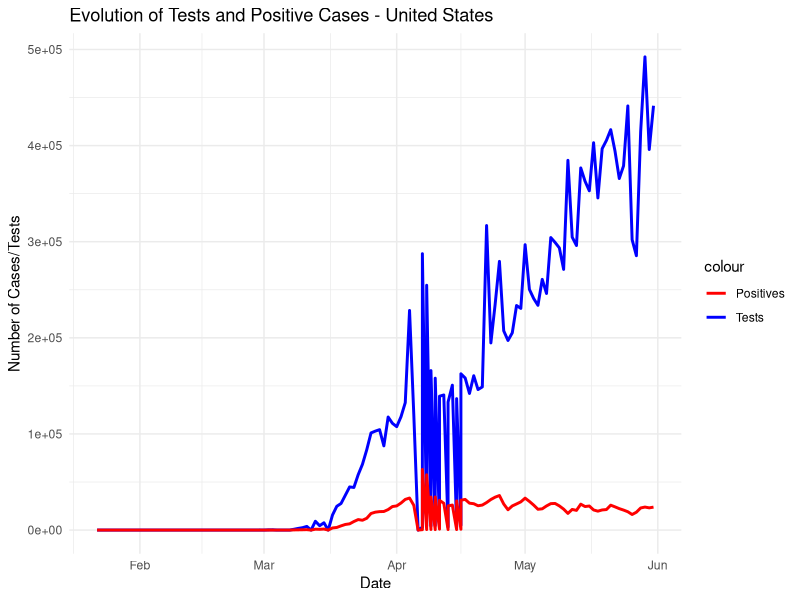
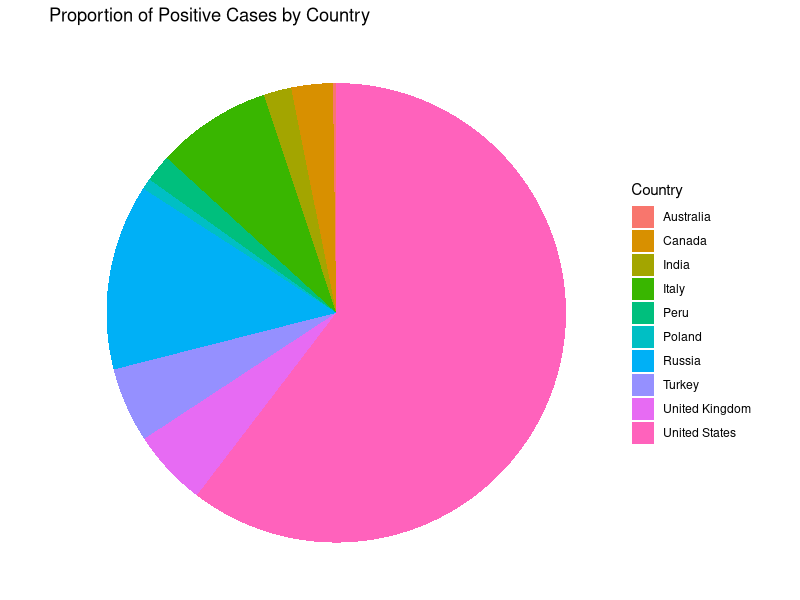
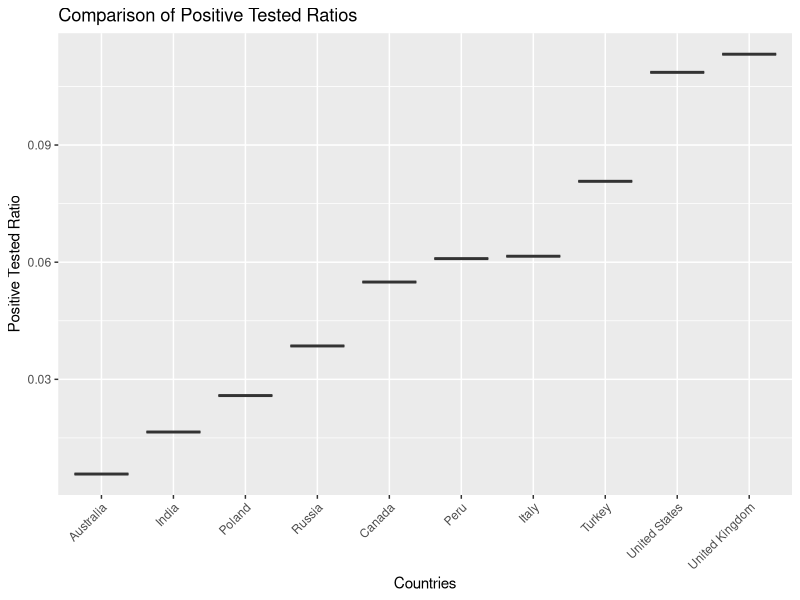

The R source for these figures, in order: (Note: this script raises an error after producing the figures.)
## ---- chunk 1
library(readr)
library(tibble)

setwd("/home/student24/Desktop/Data_Science/Covid_19")
cov_19<-read.csv("covid19.csv")
## ---- chunk 2
# Dimension of the dataframe
dim(cov_19)
## ---- chunk 3
# Determine the column names of the cov_19 dataframe
vector_cols <- colnames(cov_19)

# Display the content of the vector_cols variable
print(vector_cols)

# Check the structure of the vector_cols variable
str(vector_cols)

## ---- chunk 4
# Display the first few rows of the cov_19

head(cov_19)
## ---- chunk 5
# Summary of the dataset
glimpse(cov_19)
## ---- chunk 6
# Filter the rows where Province_State is "All States" and remove the Province_State column
cov_19_all_states <- cov_19[cov_19$Province_State == "All States", ]

# Remove the Province_State column
cov_19_all_states <- cov_19_all_states[, !names(cov_19_all_states) %in% "Province_State"]

# Display the filtered dataset
head(cov_19_all_states)

## ---- chunk 7
# Select the columns related to daily measures
cov_19_all_states_daily <- cov_19_all_states[, c("Date", "Country_Region", "active", "hospitalizedCurr", "daily_tested", "daily_positive")]

# Display the first few rows of the new dataframe
head(cov_19_all_states_daily)

## ---- chunk 8
# Load the dplyr package
library(dplyr)

# Summarize the data by grouping by Country_Region and computing the sum
cov_19_all_states_daily_sum <- cov_19_all_states_daily %>%
  group_by(Country_Region) %>%
  summarize(
    tested = sum(daily_tested, na.rm = TRUE),
    positive = sum(daily_positive, na.rm = TRUE),
    active = sum(active, na.rm = TRUE),
    hospitalized = sum(hospitalizedCurr, na.rm = TRUE)
  ) %>%
  arrange(desc(tested))  # Arrange by the number of tests in descending order

# Display the summarized dataframe
print(cov_19_all_states_daily_sum)



## ---- chunk 9
library(ggplot2)

# Convert the Date column to Date format
cov_19_all_states_daily$Date <- as.Date(cov_19_all_states_daily$Date, format="%Y-%m-%d")

# Graph to visualize the evolution of tests and positive cases over time for a specific country
ggplot(cov_19_all_states_daily[cov_19_all_states_daily$Country_Region == "United States", ]) +
  geom_line(aes(x = Date, y = daily_tested, color = "Tests"), linewidth = 1) +
  geom_line(aes(x = Date, y = daily_positive, color = "Positives"), linewidth = 1) +
  labs(title = "Evolution of Tests and Positive Cases - United States", x = "Date", y = "Number of Cases/Tests") +
  scale_color_manual(values = c("Tests" = "blue", "Positives" = "red")) +
  theme_minimal()


## ---- chunk 10
# Extract the top ten countries based on the number of tests
cov_top_10 <- head(cov_19_all_states_daily_sum, 10)

# Display the top ten countries
print(cov_top_10)

## ---- chunk 11
# Pie chart for positive cases
ggplot(cov_top_10, aes(x = "", y = positive, fill = Country_Region)) +
  geom_bar(stat = "identity", width = 1) +
  coord_polar("y", start = 0) +
  labs(
    title = "Proportion of Positive Cases by Country",
    fill = "Country"
  ) +
  theme_void()
## ---- chunk 12
# Create the vectors from the covid_top_10 dataframe
countries <- cov_top_10$Country_Region
tested_cases <- cov_top_10$tested
positive_cases <- cov_top_10$positive
active_cases <- cov_top_10$active
hospitalized_cases <- cov_top_10$hospitalized

# Assign the country names as names for the vectors
names(tested_cases) <- countries
names(positive_cases) <- countries
names(active_cases) <- countries
names(hospitalized_cases) <- countries

# Identify the ratio of positive cases to tested cases
positive_tested_ratio <- positive_cases / tested_cases

# Identify the top three countries based on the ratio
positive_tested_top_3 <- sort(positive_tested_ratio, decreasing = TRUE)[1:3]

# Display the top three countries with their ratio
print(positive_tested_top_3)

## ---- chunk 13
# Calculating the positive tested ratio
cov_top_10$positive_tested_ratio <- cov_top_10$positive / cov_top_10$tested

# Boxplot to compare the ratios between countries
ggplot(cov_top_10, aes(x = reorder(Country_Region, positive_tested_ratio), y = positive_tested_ratio)) +
  geom_boxplot() +
  labs(title = "Comparison of Positive Tested Ratios", x = "Countries", y = "Positive Tested Ratio") +
  theme(axis.text.x = element_text(angle = 45, hjust = 1))

## ---- chunk 14
# Create the vectors
united_kingdom <- c(0.11, 1473672, 166909, 0, 0)
united_states <- c(0.10, 17282363, 1877179, 0, 0)
turkey <- c(0.08, 2031192, 163941, 2980960, 0)

# Combine the vectors into a matrix
covid_mat <- rbind(united_kingdom, united_states, turkey)

# Rename the columns
colnames(covid_mat) <- c("Ratio", "tested", "positive", "active", "hospitalized")

# Display the matrix
print(covid_mat)

## ---- chunk 15
# Create the character variable for the question
question <- "Which countries have had the highest number of positive cases against the number of tests?"

# Create the named vector for the answer
answer <- c("Positive tested cases" = positive_tested_top_3)

# Create a list of dataframes
dataframes_list <- list(cov_19_all_states, cov_19_all_states_daily, cov_19_all_states_daily_sum)

# Create a list of matrices
matrices_list <- list(covid_mat)

# Create a list of vectors
vectors_list <- list(countries, tested_cases, positive_cases, active_cases, hospitalized_cases)

# Create a named list that contains the three previous lists
data_structure_list <- list(
  dataframes = dataframes_list,
  matrices = matrices_list,
  vectors = vectors_list
)

# Create a list that contains the question, answer, and data_structure_list
covid_analysis_list <- list(
  question = question,
  answer = answer,
  data_structure_list = data_structure_list
)

# Display the second element of the list (answer)
print(covid_analysis_list[[2]])

## ---- chunk 16
# Check column names before merge
colnames(world_map)
colnames(cov_19_all_states_daily_sum)

# Perform merge and check the result
cov_top_10_map <- merge(world_map, cov_19_all_states_daily_sum, by.x = "NAME", by.y = "Country_Region", all.x = TRUE)

# Check the merged data
head(cov_top_10_map)

